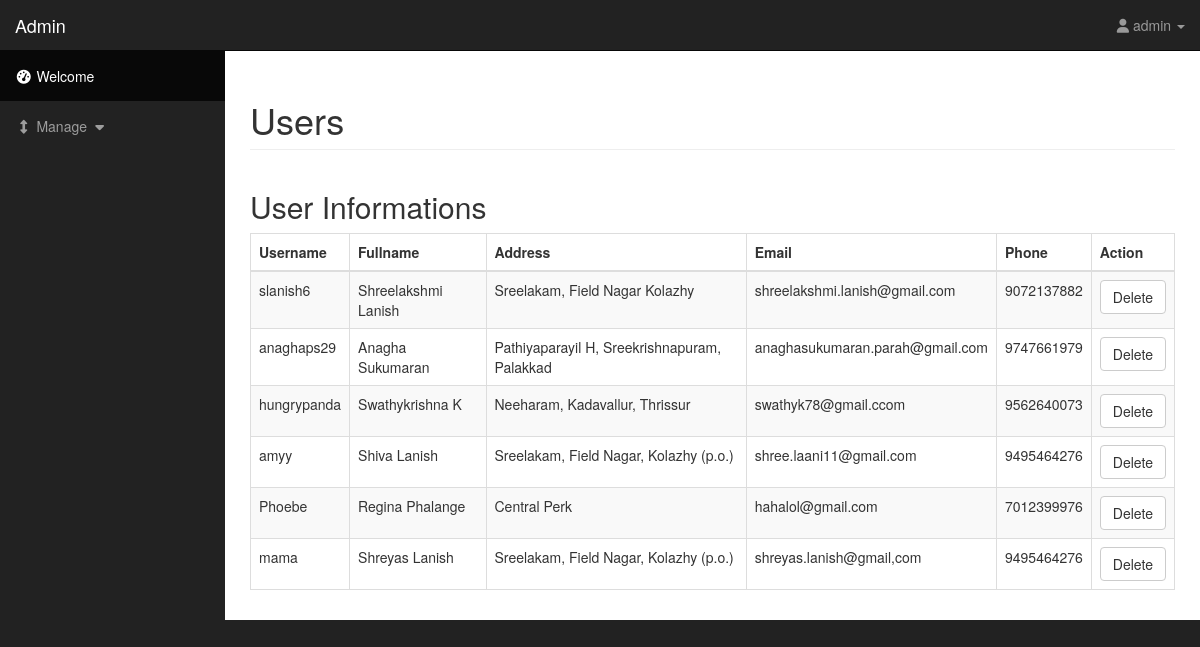
Page /admin/index.php?adp=1 (signed in) on the committed database.
### tables this page shows
CREATE TABLE `user` (
  `sl` int(128) NOT NULL,
  `fname` varchar(256) NOT NULL,
  `lname` varchar(256) NOT NULL,
  `address` varchar(256) NOT NULL,
  `email` varchar(256) NOT NULL,
  `phone` varchar(256) NOT NULL,
  `username` varchar(200) NOT NULL,
  `password` varchar(256) NOT NULL,
  `image` longblob NOT NULL,
  `imagename` varchar(180) NOT NULL
);

### admin/viewuser.php (the view, shortened to what this page needs)
<div class="container-fluid">
            <div class="row">
                <div class="col-lg-12">
                    <h1 class="page-header">
                        Users
                    </h1>
                </div>
            </div>
            <?php
            if(isset($_SESSION['valid'])==True){?>
            <div class="row">
                <div class="col-lg-6" style="width: 100%">
                    <h2>User Informations</h2>
                    <div class="table-responsive">
                        <table class="table table-bordered table-hover table-striped">
                            <thead>
                                <tr>
                                    <th>Username</th>
                                    <th>Fullname</th>
                                    <th>Address</th>
                                    <th>Email</th>
                                    <th>Phone</th>
                                    <th>Action</th>
                                </tr>
                            </thead>
                            <tbody>
                                <?php
                                $sql = "select * from user";
                                $result = mysqli_query($conn,$sql);
                                while($row = mysqli_fetch_array($result))
                                {
                                    echo "<tr>
                                    <td>".$row[6]."</td>
                                    <td>".$row[1]." ".$row[2]."</td>
                                    <td>".$row[3]."</td>
                                    <td>".$row[4]."</td>
                                    <td>".$row[5]."</td>
                                    <td><form method=\"post\" action=\"delete.php\"><a href=\"delete.php?id=".$row['0']."\" class=\"delete\"><input type=\"button\" class=\"btn btn-default\" value=\"Delete\"></a></form></td>
                                </tr>";
                            }
                            ?>
                        </tbody>
                    </table>
                </div>
            </div>
        </div>
        <?php
    }
    ?>
</div>

### admin/css/sb-admin.css (style rules this page uses)
body { margin-top: 100px; background-color: #222; }
@media (min-width:768px) { body { margin-top: 50px; } }

### rows in the picture
user: username "slanish6", fname "Shreelakshmi", lname "Lanish", address "Sreelakam, Field Nagar Kolazhy", email "shreelakshmi.lanish@gmail.com", phone "9072137882"
user: username "anaghaps29", fname "Anagha", lname "Sukumaran", address "Pathiyaparayil H, Sreekrishnapuram, Palakkad", email "anaghasukumaran.parah@gmail.com", phone "9747661979"
user: username "hungrypanda", fname "Swathykrishna", lname "K", address "Neeharam, Kadavallur, Thrissur", email "swathyk78@gmail.ccom", phone "9562640073"
user: username "amyy", fname "Shiva", lname "Lanish", address "Sreelakam, Field Nagar, Kolazhy (p.o.)", email "shree.laani11@gmail.com", phone "9495464276"
user: username "Phoebe", fname "Regina", lname "Phalange", address "Central Perk", email "hahalol@gmail.com", phone "7012399976"
user: username "mama", fname "Shreyas", lname "Lanish", address "Sreelakam, Field Nagar, Kolazhy (p.o.)", email "shreyas.lanish@gmail,com", phone "9495464276"

### other values in the picture
$_SESSION['username'] "admin"
